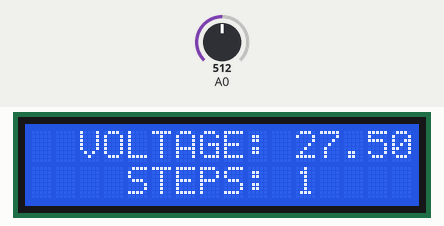
This sketch was run on a simulated Arduino Uno, built with avr-gcc and run on an emulated ATmega328P. On the bench: 16×2 character LCD. Inputs (shaded band) come from the test bench; at power-on: A0 = 512.

Above: at 1.2 s.
1.3 s: A0 set to 716
At 2.93 s:
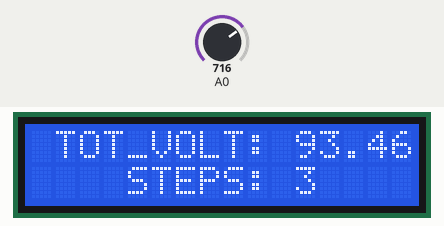
4.2 s: A0 set to 900
At 5.6 s:
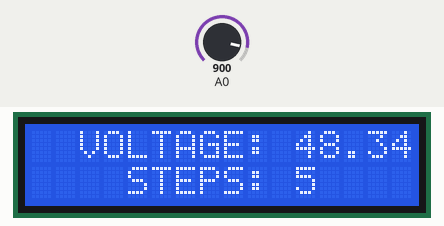
7.3 s: A0 set to 1023
At 8.4 s:
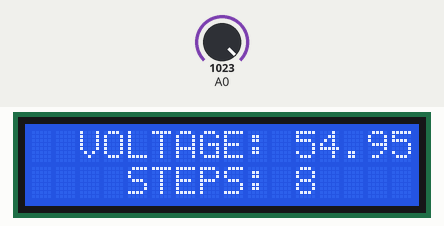
Timing chart, 0 to 10.3 s (numbered marks = the images above; inputs shaded):
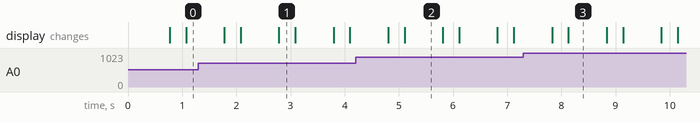

Measured:
- what the display in image 2 shows lasts 0.7 s, from 5.1 s to 5.8 s

The sketch:

power.ino
```cpp
#include <LiquidCrystal.h>
const int rs = 8, en = 9, d4 = 10, d5 = 11, d6 = 12, d7 = 13;
LiquidCrystal lcd(rs, en, d4, d5, d6, d7);
float input_volt = 0.0;
float tot_volt = 0.0;
float temp=0.0;
float r1=100000.0;    //r1 value
float r2=10000.0;      //r2 value
int steps=0;
void setup()
{
   lcd.begin(16, 2);
   Serial.begin(9600);     //  opens serial port, sets data rate to 9600 bps
}
void loop()
{
    int analogvalue = analogRead(A0);
    temp = (analogvalue * 5.0) / 1024.0;  // FORMULA USED TO CONVERT THE VOLTAGE
    input_volt = temp / (r2/(r1+r2));
    if (input_volt != 0 )
    {
         lcd.setCursor(0, 0);
         lcd.print("  VOLTAGE: ");
         lcd.print(input_volt);
         lcd.print("  ");
         delay(700);
          tot_volt += input_volt;
          lcd.setCursor(0,0);
          lcd.print(" TOT_VOLT: ");
           lcd.print(tot_volt);
          lcd.print("  ");

      steps=steps+1;
    }
//    Serial.print("Voltage= ");                 // prints the voltage value in the serial monitor
//    Serial.print(input_volt);
//    Serial.println(" Volts");

    lcd.setCursor(0, 1);
  lcd.print("    STEPS: ");
  lcd.print(steps);
    lcd.print("  ");

    delay(300);
}
```
